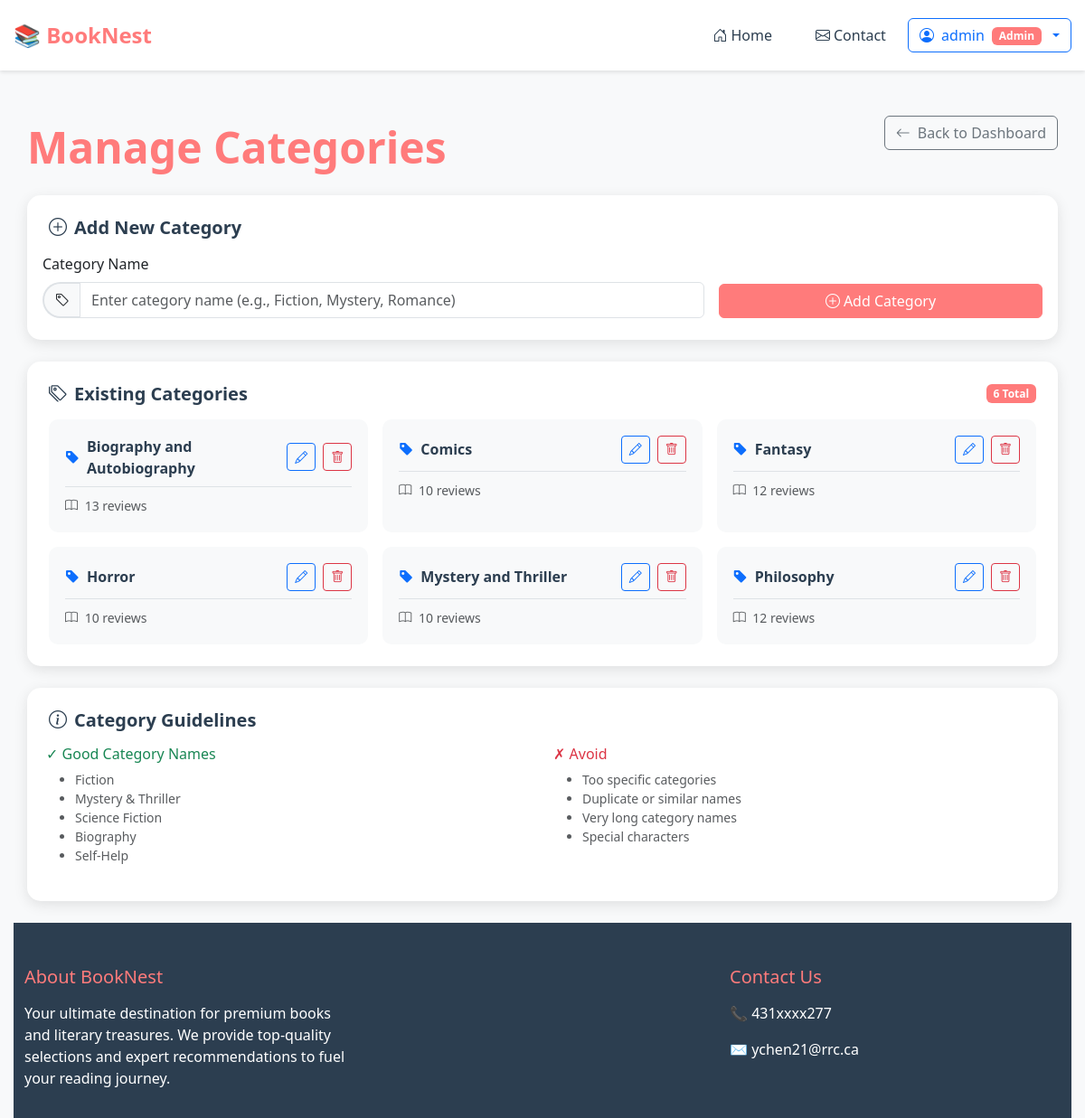
The app's page /category_manage.php (signed in) with its own data.
### tables this page shows
CREATE TABLE `categories` (
  `id` int(11) NOT NULL,
  `name` varchar(100) NOT NULL,
  `created_at` timestamp NOT NULL DEFAULT current_timestamp()
);

### category_manage.php (the view, shortened to what this page needs)
<?php
require 'includes/db.php';
$categories = $pdo->query("SELECT * FROM categories ORDER BY name")->fetchAll();
?>
<?php include 'header.php'; ?>
<div class="container mt-4">
    <div class="d-flex justify-content-between align-items-center mb-4">
        <h1 class="page-title mb-0">Manage Categories</h1>
        <a href="dashboard.php" class="btn btn-outline-secondary">
            <i class="bi bi-arrow-left me-2"></i>Back to Dashboard
        </a>
    </div>
    <div class="dashboard-card mb-4">
        <div class="dashboard-card-body">
            <h5 class="card-title mb-3">
                <i class="bi bi-plus-circle me-2"></i>Add New Category
            </h5>
            <form method="post" class="row g-3">
                <div class="col-md-8">
                    <label for="new_category" class="form-label">Category Name</label>
                    <div class="input-group">
                        <span class="input-group-text">
                            <i class="bi bi-tag"></i>
                        </span>
                        <input type="text"
                               class="form-control"
                               id="new_category"
                               name="new_category"
                               placeholder="Enter category name (e.g., Fiction, Mystery, Romance)"
                               required>
                    </div>
                </div>
                <div class="col-md-4 d-flex align-items-end">
                    <button type="submit" class="btn btn-primary w-100">
                        <i class="bi bi-plus-circle me-1"></i>Add Category
                    </button>
                </div>
            </form>
        </div>
    </div>
    <div class="dashboard-card">
        <div class="dashboard-card-body">
            <div class="d-flex justify-content-between align-items-center mb-3">
                <h5 class="card-title mb-0">
                    <i class="bi bi-tags me-2"></i>Existing Categories
                </h5>
                <span class="badge bg-primary"><?= count($categories) ?> Total</span>
            </div>
            <?php if (empty($categories)): ?>
                <div class="text-center py-5">
                    <i class="bi bi-tags display-1 text-muted"></i>
                    <h4 class="mt-3">No Categories Yet</h4>
                    <p class="text-muted">Create your first category to organize your book reviews.</p>
                </div>
            <?php else: ?>
                <div class="categories-grid">
                    <?php foreach ($categories as $cat): ?>
                        <div class="category-item">
                            <div class="category-header">
                                <div class="category-info">
                                    <i class="bi bi-tag-fill text-primary me-2"></i>
                                    <span class="category-name"><?= htmlspecialchars($cat['name']) ?></span>
                                </div>
                                <div class="category-actions">
                                    <button class="btn btn-outline-primary btn-sm edit-btn"
                                            onclick="editCategory(<?= $cat['id'] ?>, '<?= htmlspecialchars($cat['name'], ENT_QUOTES) ?>')">
                                        <i class="bi bi-pencil"></i>
                                    </button>
                                    <a href="?delete=<?= $cat['id'] ?>"
                                       class="btn btn-outline-danger btn-sm"
                                       onclick="return confirm('Are you sure you want to delete this category? This will affect all reviews in this category.');">
                                        <i class="bi bi-trash"></i>
                                    </a>
                                </div>
                            </div>
                            <div class="category-stats mt-2">
                                <?php
                                $reviewCount = $pdo->prepare("SELECT COUNT(*) FROM reviews WHERE category_id = ?");
                                $reviewCount->execute([$cat['id']]);
                                $count = $reviewCount->fetchColumn();
                                ?>
                                <small class="text-muted">
                                    <i class="bi bi-book me-1"></i>
                                    <?= $count ?> review<?= $count != 1 ? 's' : '' ?>
                                </small>
                            </div>
                        </div>
                    <?php endforeach; ?>
                </div>
            <?php endif; ?>
        </div>
    </div>
    <div class="dashboard-card mt-4">
        <div class="dashboard-card-body">
            <h5 class="card-title mb-3">
                <i class="bi bi-info-circle me-2"></i>Category Guidelines
            </h5>
            <div class="row">
                <div class="col-md-6">
                    <h6 class="text-success">✓ Good Category Names</h6>
                    <ul class="small text-muted">
                        <li>Fiction</li>
                        <li>Mystery & Thriller</li>
                        <li>Science Fiction</li>
                        <li>Biography</li>
                        <li>Self-Help</li>
                    </ul>
                </div>
                <div class="col-md-6">
                    <h6 class="text-danger">✗ Avoid</h6>
                    <ul class="small text-muted">
                        <li>Too specific categories</li>
                        <li>Duplicate or similar names</li>
                        <li>Very long category names</li>
                        <li>Special characters</li>
                    </ul>
                </div>
            </div>
        </div>
    </div>
</div>
<?php include 'footer.php'; ?>

### styles.css (style rules this page uses)
:root { --coral: #FF7B7B; --coral-light: #FFB5B5; --dark-blue: #2C3E50; --light-gray: #F8F9FA; }
html, body { height: 100%; margin: 0; padding: 0; overflow-x: hidden; max-width: 100vw; }
body { font-family: 'Segoe UI', Tahoma, Geneva, Verdana, sans-serif; background-color: var(--light-gray); display: flex; flex-direction: column; min-height: 100vh; box-sizing: border-box; }
.container, .container-fluid { max-width: 100%; box-sizing: border-box; padding-left: 15px; padding-right: 15px; }
.row { margin-left: -15px; margin-right: -15px; max-width: calc(100% + 30px); }
.input-group-text { border-radius: 25px 0 0 25px; border: 2px solid #E0E0E0; border-right: none; }
.page-title { color: var(--coral); font-size: 3rem; font-weight: bold; text-align: center; margin: 2rem 0; }

### category_manage.php (style rules this page uses)
.dashboard-card { background: white; border-radius: 15px; overflow: hidden; box-shadow: 0 4px 15px rgba(0,0,0,0.1); margin-bottom: 1.5rem; }
.dashboard-card-body { padding: 1.5rem; }
.card-title { color: var(--dark-blue); font-weight: bold; display: flex; align-items: center; }
.input-group-text { background-color: var(--light-gray); border-color: #dee2e6; }
.btn-primary { background-color: var(--coral); border-color: var(--coral); }
.categories-grid { display: grid; grid-template-columns: repeat(auto-fill, minmax(300px, 1fr)); gap: 1rem; }
.category-item { background-color: var(--light-gray); border-radius: 10px; padding: 1rem; border: 2px solid transparent; transition: all 0.3s ease; }
.category-header { display: flex; justify-content: space-between; align-items: center; }
.category-info { display: flex; align-items: center; flex: 1; }
.category-name { font-weight: 600; color: var(--dark-blue); }
.category-actions { display: flex; gap: 0.5rem; }
.category-stats { padding-top: 0.5rem; border-top: 1px solid #dee2e6; }
.badge { background-color: var(--coral) !important; }

### records on screen
categories: name "Biography and Autobiography", count "13"
categories: name "Comics", count "10"
categories: name "Fantasy", count "12"
categories: name "Horror", count "10"
categories: name "Mystery and Thriller", count "10"
categories: name "Philosophy", count "12"

### other values on screen
$userName "admin"
$userRole "Admin"
count($categories) "6"
